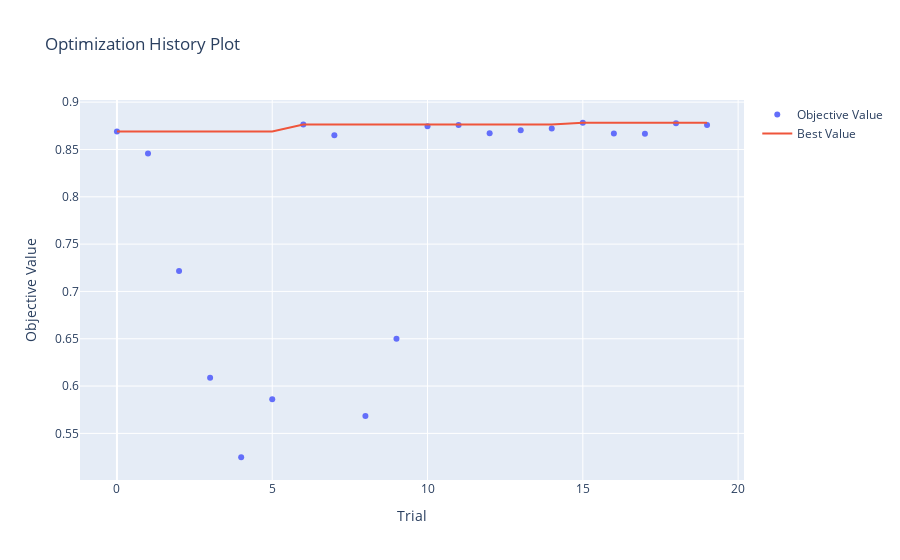

The notebook cell saved with this chart:
### Code cell
optuna.visualization.plot_optimization_history(study)

### Figure 1 — Plotly figure (JSON) as saved in the notebook; plotly's stock layout.template omitted (floating-point values rounded to 4 significant figures)
{"data": [{"mode": "markers", "name": "Objective Value", "type": "scatter", "x": [0, 1, 2, 3, 4, 5, 6, 7, 8, 9, 10, 11, 12, 13, 14, 15, 16, 17, 18, 19], "y": [0.8691, 0.8457, 0.7215, 0.6087, 0.5248, 0.5862, 0.8764, 0.8649, 0.5683, 0.65, 0.8745, 0.8758, 0.8671, 0.8702, 0.8721, 0.8782, 0.8668, 0.8666, 0.8777, 0.8759]}, {"mode": "lines", "name": "Best Value", "type": "scatter", "x": [0, 1, 2, 3, 4, 5, 6, 7, 8, 9, 10, 11, 12, 13, 14, 15, 16, 17, 18, 19], "y": [0.8691, 0.8691, 0.8691, 0.8691, 0.8691, 0.8691, 0.8764, 0.8764, 0.8764, 0.8764, 0.8764, 0.8764, 0.8764, 0.8764, 0.8764, 0.8782, 0.8782, 0.8782, 0.8782, 0.8782]}, {"marker": {"color": "#cccccc"}, "mode": "markers", "name": "Infeasible Trial", "showlegend": false, "type": "scatter", "x": [], "y": []}], "layout": {"title": {"text": "Optimization History Plot"}, "xaxis": {"title": {"text": "Trial"}}, "yaxis": {"title": {"text": "Objective Value"}}}}
